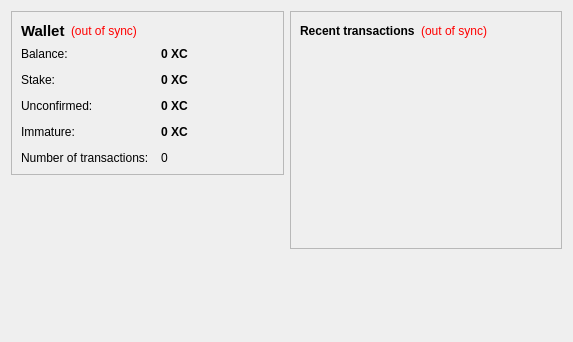
<?xml version="1.0" encoding="UTF-8"?>
<ui version="4.0">
 <class>OverviewPage</class>
 <widget class="QWidget" name="OverviewPage">
  <property name="geometry">
   <rect>
    <x>0</x>
    <y>0</y>
    <width>573</width>
    <height>342</height>
   </rect>
  </property>
  <property name="windowTitle">
   <string>Form</string>
  </property>
  <layout class="QHBoxLayout" name="horizontalLayout" stretch="1,1">
   <item>
    <layout class="QVBoxLayout" name="verticalLayout_2">
     <item>
      <widget class="QFrame" name="frame">
       <property name="frameShape">
        <enum>QFrame::StyledPanel</enum>
       </property>
       <property name="frameShadow">
        <enum>QFrame::Raised</enum>
       </property>
       <layout class="QVBoxLayout" name="verticalLayout_4">
        <item>
         <layout class="QHBoxLayout" name="horizontalLayout_4">
          <item>
           <widget class="QLabel" name="label_5">
            <property name="font">
             <font>
              <pointsize>11</pointsize>
              <weight>75</weight>
              <bold>true</bold>
             </font>
            </property>
            <property name="text">
             <string>Wallet</string>
            </property>
           </widget>
          </item>
          <item>
           <widget class="QLabel" name="labelWalletStatus">
            <property name="toolTip">
             <string>The displayed information may be out of date. Your wallet automatically synchronizes with the XCurrency network after a connection is established, but this process has not completed yet.</string>
            </property>
            <property name="styleSheet">
             <string notr="true">QLabel { color: red; }</string>
            </property>
            <property name="text">
             <string notr="true">(out of sync)</string>
            </property>
            <property name="alignment">
             <set>Qt::AlignLeading|Qt::AlignLeft|Qt::AlignVCenter</set>
            </property>
           </widget>
          </item>
          <item>
           <spacer name="horizontalSpacer_2">
            <property name="orientation">
             <enum>Qt::Horizontal</enum>
            </property>
            <property name="sizeHint" stdset="0">
             <size>
              <width>40</width>
              <height>20</height>
             </size>
            </property>
           </spacer>
          </item>
         </layout>
        </item>
        <item>
         <layout class="QFormLayout" name="formLayout_2">
          <property name="fieldGrowthPolicy">
           <enum>QFormLayout::AllNonFixedFieldsGrow</enum>
          </property>
          <property name="horizontalSpacing">
           <number>12</number>
          </property>
          <property name="verticalSpacing">
           <number>12</number>
          </property>
          <item row="0" column="0">
           <widget class="QLabel" name="label">
            <property name="text">
             <string>Balance:</string>
            </property>
           </widget>
          </item>
          <item row="0" column="1">
           <widget class="QLabel" name="labelBalance">
            <property name="font">
             <font>
              <weight>75</weight>
              <bold>true</bold>
             </font>
            </property>
            <property name="cursor">
             <cursorShape>IBeamCursor</cursorShape>
            </property>
            <property name="toolTip">
             <string>Your current balance</string>
            </property>
            <property name="text">
             <string notr="true">0 XC</string>
            </property>
            <property name="textInteractionFlags">
             <set>Qt::LinksAccessibleByMouse|Qt::TextSelectableByKeyboard|Qt::TextSelectableByMouse</set>
            </property>
           </widget>
          </item>
          <item row="1" column="0">
           <widget class="QLabel" name="label_6">
            <property name="text">
             <string>Stake:</string>
            </property>
           </widget>
          </item>
          <item row="1" column="1">
           <widget class="QLabel" name="labelStake">
            <property name="font">
             <font>
              <weight>75</weight>
              <bold>true</bold>
             </font>
            </property>
            <property name="cursor">
             <cursorShape>IBeamCursor</cursorShape>
            </property>
            <property name="toolTip">
             <string>Total of coins that was staked, and do not yet count toward the current balance</string>
            </property>
            <property name="text">
             <string notr="true">0 XC</string>
            </property>
            <property name="textInteractionFlags">
             <set>Qt::LinksAccessibleByMouse|Qt::TextSelectableByKeyboard|Qt::TextSelectableByMouse</set>
            </property>
           </widget>
          </item>
          <item row="2" column="0">
           <widget class="QLabel" name="label_3">
            <property name="text">
             <string>Unconfirmed:</string>
            </property>
           </widget>
          </item>
          <item row="2" column="1">
           <widget class="QLabel" name="labelUnconfirmed">
            <property name="font">
             <font>
              <weight>75</weight>
              <bold>true</bold>
             </font>
            </property>
            <property name="cursor">
             <cursorShape>IBeamCursor</cursorShape>
            </property>
            <property name="toolTip">
             <string>Total of transactions that have yet to be confirmed, and do not yet count toward the current balance</string>
            </property>
            <property name="text">
             <string notr="true">0 XC</string>
            </property>
            <property name="textInteractionFlags">
             <set>Qt::LinksAccessibleByMouse|Qt::TextSelectableByKeyboard|Qt::TextSelectableByMouse</set>
            </property>
           </widget>
          </item>
          <item row="3" column="0">
           <widget class="QLabel" name="labelImmatureText">
            <property name="text">
             <string>Immature:</string>
            </property>
           </widget>
          </item>
          <item row="3" column="1">
           <widget class="QLabel" name="labelImmature">
            <property name="font">
             <font>
              <weight>75</weight>
              <bold>true</bold>
             </font>
            </property>
            <property name="toolTip">
             <string>Mined balance that has not yet matured</string>
            </property>
            <property name="text">
             <string notr="true">0 XC</string>
            </property>
            <property name="textInteractionFlags">
             <set>Qt::LinksAccessibleByMouse|Qt::TextSelectableByKeyboard|Qt::TextSelectableByMouse</set>
            </property>
           </widget>
          </item>
          <item row="4" column="0">
           <widget class="QLabel" name="label_2">
            <property name="text">
             <string>Number of transactions:</string>
            </property>
           </widget>
          </item>
          <item row="4" column="1">
           <widget class="QLabel" name="labelNumTransactions">
            <property name="toolTip">
             <string>Total number of transactions in wallet</string>
            </property>
            <property name="text">
             <string notr="true">0</string>
            </property>
           </widget>
          </item>
         </layout>
        </item>
       </layout>
      </widget>
     </item>
     <item>
      <spacer name="verticalSpacer">
       <property name="orientation">
        <enum>Qt::Vertical</enum>
       </property>
       <property name="sizeHint" stdset="0">
        <size>
         <width>20</width>
         <height>40</height>
        </size>
       </property>
      </spacer>
     </item>
     <item>
      <widget class="QLabel" name="label_6">
       <property name="text">
        <string/>
       </property>
       <property name="pixmap">
        <pixmap resource="../bitcoin.qrc">:/images/backg</pixmap>
       </property>
       <property name="scaledContents">
        <bool>false</bool>
       </property>
       <property name="alignment">
        <set>Qt::AlignCenter</set>
       </property>
       <property name="margin">
        <number>-2</number>
       </property>
      </widget>
     </item>
    </layout>
   </item>
   <item>
    <layout class="QVBoxLayout" name="verticalLayout_3">
     <item>
      <widget class="QFrame" name="frame_2">
       <property name="frameShape">
        <enum>QFrame::StyledPanel</enum>
       </property>
       <property name="frameShadow">
        <enum>QFrame::Raised</enum>
       </property>
       <layout class="QVBoxLayout" name="verticalLayout">
        <item>
         <layout class="QHBoxLayout" name="horizontalLayout_2">
          <item>
           <widget class="QLabel" name="label_4">
            <property name="text">
             <string>&lt;b&gt;Recent transactions&lt;/b&gt;</string>
            </property>
           </widget>
          </item>
          <item>
           <widget class="QLabel" name="labelTransactionsStatus">
            <property name="toolTip">
             <string>The displayed information may be out of date. Your wallet automatically synchronizes with the XCurrency network after a connection is established, but this process has not completed yet.</string>
            </property>
            <property name="styleSheet">
             <string notr="true">QLabel { color: red; }</string>
            </property>
            <property name="text">
             <string notr="true">(out of sync)</string>
            </property>
            <property name="alignment">
             <set>Qt::AlignRight|Qt::AlignTrailing|Qt::AlignVCenter</set>
            </property>
           </widget>
          </item>
          <item>
           <spacer name="horizontalSpacer">
            <property name="orientation">
             <enum>Qt::Horizontal</enum>
            </property>
            <property name="sizeHint" stdset="0">
             <size>
              <width>40</width>
              <height>20</height>
             </size>
            </property>
           </spacer>
          </item>
         </layout>
        </item>
        <item>
         <widget class="QListView" name="listTransactions">
          <property name="styleSheet">
           <string notr="true">QListView { background: transparent; }</string>
          </property>
          <property name="frameShape">
           <enum>QFrame::NoFrame</enum>
          </property>
          <property name="verticalScrollBarPolicy">
           <enum>Qt::ScrollBarAlwaysOff</enum>
          </property>
          <property name="horizontalScrollBarPolicy">
           <enum>Qt::ScrollBarAlwaysOff</enum>
          </property>
          <property name="selectionMode">
           <enum>QAbstractItemView::NoSelection</enum>
          </property>
         </widget>
        </item>
       </layout>
      </widget>
     </item>
     <item>
      <spacer name="verticalSpacer_2">
       <property name="orientation">
        <enum>Qt::Vertical</enum>
       </property>
       <property name="sizeHint" stdset="0">
        <size>
         <width>20</width>
         <height>40</height>
        </size>
       </property>
      </spacer>
     </item>
    </layout>
   </item>
  </layout>
 </widget>
 <resources/>
 <connections/>
</ui>
